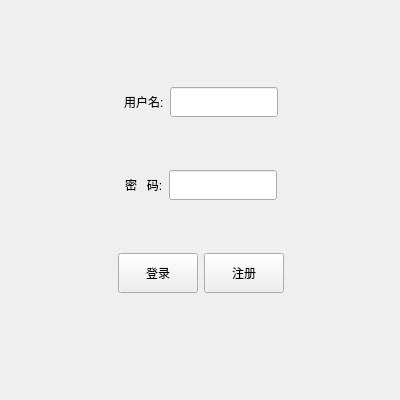
<?xml version="1.0" encoding="UTF-8"?>
<ui version="4.0">
 <class>Loginwindow</class>
 <widget class="QWidget" name="Loginwindow">
  <property name="geometry">
   <rect>
    <x>0</x>
    <y>0</y>
    <width>400</width>
    <height>400</height>
   </rect>
  </property>
  <property name="minimumSize">
   <size>
    <width>400</width>
    <height>400</height>
   </size>
  </property>
  <property name="maximumSize">
   <size>
    <width>400</width>
    <height>400</height>
   </size>
  </property>
  <property name="windowTitle">
   <string>YZH密码管理</string>
  </property>
  <widget class="QWidget" name="login" native="true">
   <property name="geometry">
    <rect>
     <x>20</x>
     <y>40</y>
     <width>361</width>
     <height>301</height>
    </rect>
   </property>
   <property name="styleSheet">
    <string notr="true"/>
   </property>
   <layout class="QVBoxLayout" name="verticalLayout">
    <item>
     <layout class="QHBoxLayout" name="horizontalLayout">
      <item>
       <spacer name="horizontalSpacer_2">
        <property name="orientation">
         <enum>Qt::Orientation::Horizontal</enum>
        </property>
        <property name="sizeHint" stdset="0">
         <size>
          <width>40</width>
          <height>20</height>
         </size>
        </property>
       </spacer>
      </item>
      <item>
       <widget class="QLabel" name="label_login">
        <property name="text">
         <string>用户名:</string>
        </property>
       </widget>
      </item>
      <item>
       <widget class="QLineEdit" name="userNamelineEdit">
        <property name="minimumSize">
         <size>
          <width>0</width>
          <height>30</height>
         </size>
        </property>
       </widget>
      </item>
      <item>
       <spacer name="horizontalSpacer">
        <property name="orientation">
         <enum>Qt::Orientation::Horizontal</enum>
        </property>
        <property name="sizeHint" stdset="0">
         <size>
          <width>40</width>
          <height>20</height>
         </size>
        </property>
       </spacer>
      </item>
     </layout>
    </item>
    <item>
     <layout class="QHBoxLayout" name="horizontalLayout_2">
      <item>
       <spacer name="horizontalSpacer_3">
        <property name="orientation">
         <enum>Qt::Orientation::Horizontal</enum>
        </property>
        <property name="sizeHint" stdset="0">
         <size>
          <width>40</width>
          <height>20</height>
         </size>
        </property>
       </spacer>
      </item>
      <item>
       <widget class="QLabel" name="label_password">
        <property name="text">
         <string>密   码:</string>
        </property>
       </widget>
      </item>
      <item>
       <widget class="QLineEdit" name="passwordlineEdit">
        <property name="minimumSize">
         <size>
          <width>0</width>
          <height>30</height>
         </size>
        </property>
        <property name="echoMode">
         <enum>QLineEdit::EchoMode::PasswordEchoOnEdit</enum>
        </property>
       </widget>
      </item>
      <item>
       <spacer name="horizontalSpacer_4">
        <property name="orientation">
         <enum>Qt::Orientation::Horizontal</enum>
        </property>
        <property name="sizeHint" stdset="0">
         <size>
          <width>40</width>
          <height>20</height>
         </size>
        </property>
       </spacer>
      </item>
     </layout>
    </item>
    <item>
     <layout class="QHBoxLayout" name="horizontalLayout_4">
      <item>
       <spacer name="horizontalSpacer_6">
        <property name="orientation">
         <enum>Qt::Orientation::Horizontal</enum>
        </property>
        <property name="sizeHint" stdset="0">
         <size>
          <width>40</width>
          <height>20</height>
         </size>
        </property>
       </spacer>
      </item>
      <item>
       <widget class="QPushButton" name="pushButton_login_2">
        <property name="maximumSize">
         <size>
          <width>200</width>
          <height>40</height>
         </size>
        </property>
        <property name="styleSheet">
         <string notr="true"/>
        </property>
        <property name="text">
         <string>登录</string>
        </property>
       </widget>
      </item>
      <item>
       <widget class="QPushButton" name="registerButton">
        <property name="maximumSize">
         <size>
          <width>200</width>
          <height>40</height>
         </size>
        </property>
        <property name="styleSheet">
         <string notr="true"/>
        </property>
        <property name="text">
         <string>注册</string>
        </property>
       </widget>
      </item>
      <item>
       <spacer name="horizontalSpacer_5">
        <property name="orientation">
         <enum>Qt::Orientation::Horizontal</enum>
        </property>
        <property name="sizeHint" stdset="0">
         <size>
          <width>40</width>
          <height>20</height>
         </size>
        </property>
       </spacer>
      </item>
     </layout>
    </item>
   </layout>
  </widget>
  <widget class="QLabel" name="statusLabel">
   <property name="geometry">
    <rect>
     <x>150</x>
     <y>360</y>
     <width>101</width>
     <height>21</height>
    </rect>
   </property>
   <property name="text">
    <string/>
   </property>
  </widget>
 </widget>
 <resources/>
 <connections/>
</ui>
